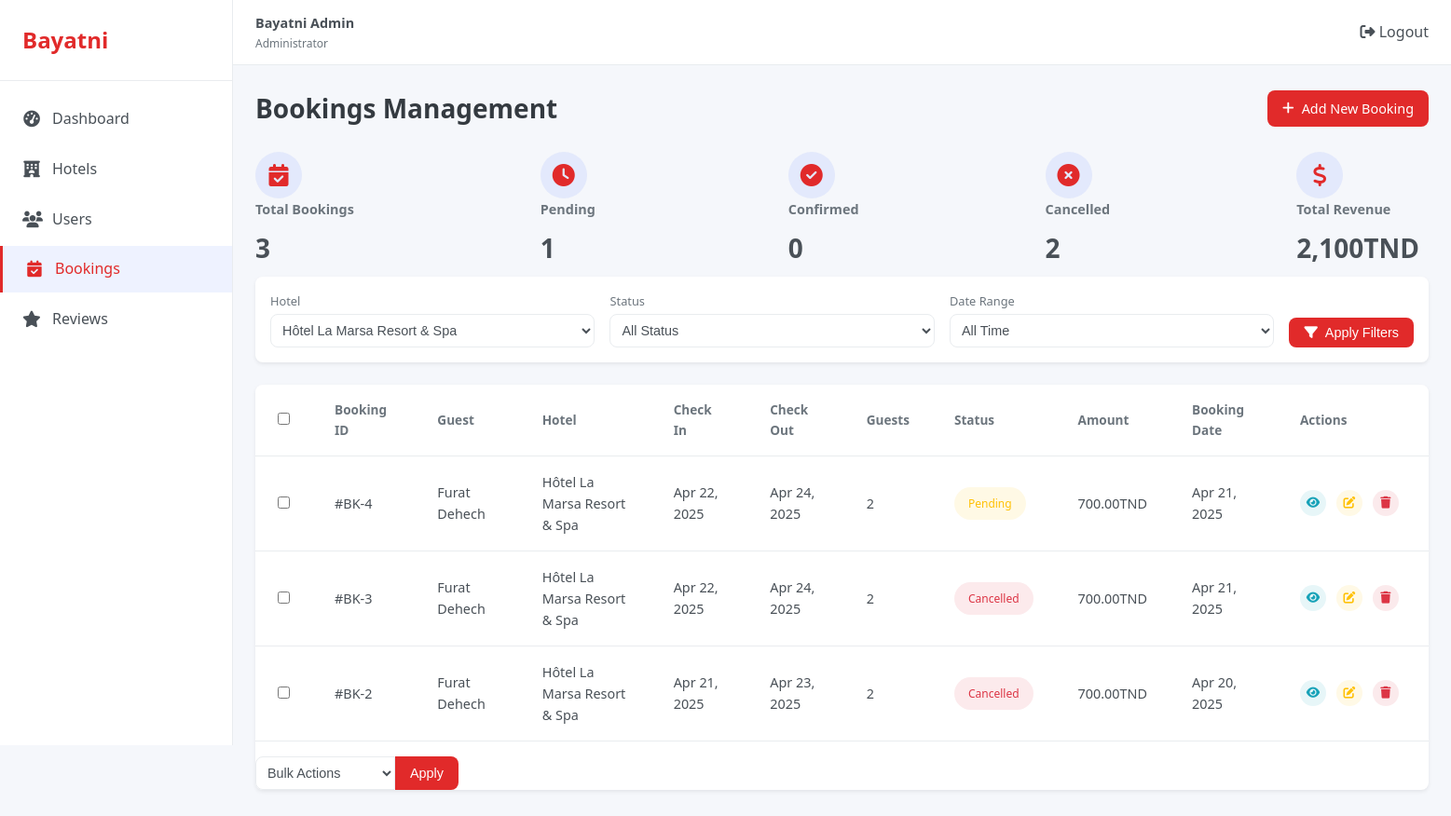
/admin/app/controllers/bookings/bookings.php?hotel_id=1 (signed in), run on an earlier commit of the app's database.
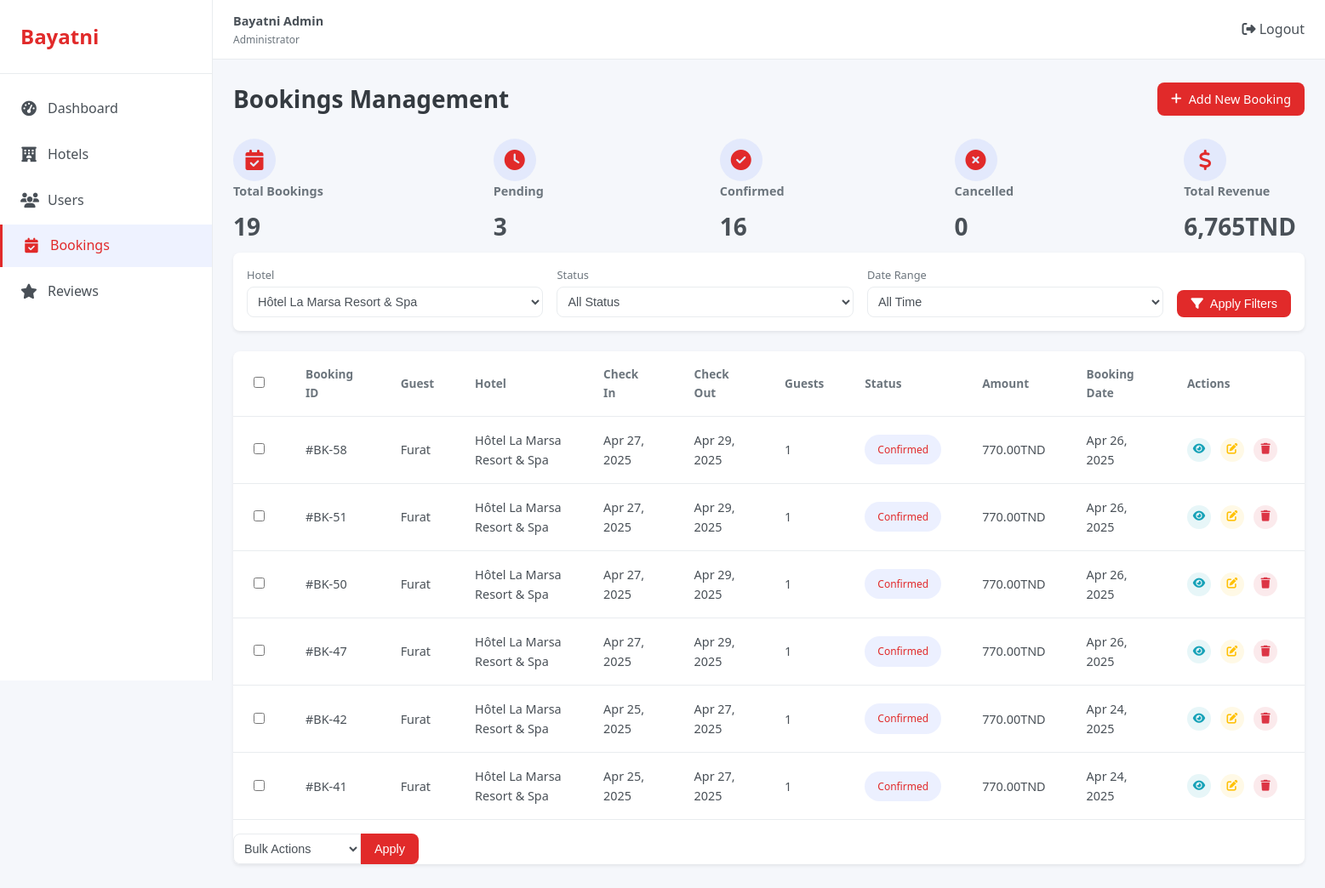
And on a later commit of the database.
### tables this page shows
CREATE TABLE `bookings` (
  `id` int(11) NOT NULL,
  `user_id` int(11) NOT NULL,
  `hotel_id` int(11) NOT NULL,
  `check_in` date NOT NULL,
  `check_out` date NOT NULL,
  `guests` int(2) NOT NULL,
  `room_type` varchar(30) NOT NULL,
  `total_price` decimal(10,2) NOT NULL,
  `booking_date` timestamp NOT NULL DEFAULT current_timestamp(),
  `status` enum('confirmed','pending','cancelled','completed','no_show') NOT NULL DEFAULT 'confirmed',
  `completed_at` timestamp NULL DEFAULT NULL
);

CREATE TABLE `users` (
  `id` int(11) NOT NULL,
  `firstname` varchar(30) NOT NULL,
  `lastname` varchar(30) NOT NULL,
  `fullname` varchar(100) NOT NULL,
  `birthday` date NOT NULL,
  `email` varchar(100) NOT NULL,
  `status` enum('active','suspended') NOT NULL,
  `password` varchar(255) NOT NULL,
  `card_number` varchar(16) NOT NULL,
  `card_name` varchar(100) NOT NULL,
  `card_expire` varchar(5) NOT NULL,
  `card_cvc` varchar(4) NOT NULL,
  `created_at` timestamp NOT NULL DEFAULT current_timestamp(),
  `reset_token` varchar(64) NOT NULL,
  `token_expire` datetime NOT NULL
);

CREATE TABLE `hotels` (
  `id` int(11) NOT NULL,
  `title` varchar(100) NOT NULL,
  `location` varchar(100) NOT NULL,
  `price` decimal(10,2) NOT NULL,
  `rating` int(1) NOT NULL,
  `reviews_count` int(11) NOT NULL DEFAULT 0,
  `region` enum('tunis','hammamet','sousse','djerba','tabarka') NOT NULL,
  `image_url` varchar(255) NOT NULL,
  `features` varchar(255) DEFAULT NULL,
  `created_at` timestamp NOT NULL DEFAULT current_timestamp()
);

### admin/app/controllers/Bookings/bookings.php (the view, shortened to what the changed rows need)
<?php
require_once __DIR__ .'/../../../config/config.php';
$hotel_id = isset($_GET['hotel_id']) ? intval($_GET['hotel_id']) : 0;
$query = "SELECT b.id, b.check_in, b.check_out, b.guests, b.total_price, b.status, b.booking_date,
                 u.fullname as guest_name, h.title as hotel_name,
                 u.id as user_id, h.id as hotel_id
          FROM bookings b
          JOIN users u ON b.user_id = u.id
          JOIN hotels h ON b.hotel_id = h.id
          WHERE 1=1";
if ($hotel_id > 0) {
    $query .= " AND b.hotel_id = " . $hotel_id;
}
$query .= " ORDER BY b.booking_date DESC";
$result = $conn->query($query);
$bookings = [];
if ($result) {
    while ($row = $result->fetch_assoc()) {
        $bookings[] = $row;
    }
}
$totalBookingsQuery = "SELECT COUNT(*) as total FROM bookings";
$result = $conn->query($totalBookingsQuery);
$totalBookings = $result->fetch_assoc()['total'];
$pendingBookingsQuery = "SELECT COUNT(*) as total FROM bookings WHERE status = 'pending'";
$result = $conn->query($pendingBookingsQuery);
$pendingBookings = $result->fetch_assoc()['total'];
$confirmedBookingsQuery = "SELECT COUNT(*) as total FROM bookings WHERE status = 'confirmed'";
$result = $conn->query($confirmedBookingsQuery);
$confirmedBookings = $result->fetch_assoc()['total'];
$cancelledBookingsQuery = "SELECT COUNT(*) as total FROM bookings WHERE status = 'cancelled'";
$result = $conn->query($cancelledBookingsQuery);
$cancelledBookings = $result->fetch_assoc()['total'];
$totalRevenueQuery = "SELECT SUM(total_price) as total FROM bookings";
$result = $conn->query($totalRevenueQuery);
$totalRevenue = $result->fetch_assoc()['total'] ?? 0;
?>
<!DOCTYPE html>
<html lang="en">
<head>
    <link rel="stylesheet" href="../../../public/css/styles.css">
    <link rel="stylesheet" href="https://cdnjs.cloudflare.com/ajax/libs/font-awesome/6.4.0/css/all.min.css">
</head>
<body>
    <div class="dashboard">
    <?php include __DIR__ .'/../../../includes/sidebar.php'; ?>
        <main class="main-content">
            <div class="dashboard-content" id="bookings">
                <div class="page-header">
                    <h1>Bookings Management</h1>
                </div>
                <div class="booking-stats">
                    <div class="booking-stat-card">
                        <div class="stat-details">
                            <h3 style="width:max-content;">Total Bookings</h3>
                            <h2><?php echo number_format($totalBookings); ?></h2>
                        </div>
                    </div>
                    <div class="booking-stat-card">
                        <div class="stat-details">
                            <h3>Pending</h3>
                            <h2><?php echo number_format($pendingBookings); ?></h2>
                        </div>
                    </div>
                    <div class="booking-stat-card">
                        <div class="stat-details">
                            <h3>Confirmed</h3>
                            <h2><?php echo number_format($confirmedBookings); ?></h2>
                        </div>
                    </div>
                    <div class="booking-stat-card">
                        <div class="stat-details">
                            <h3>Cancelled</h3>
                            <h2><?php echo number_format($cancelledBookings); ?></h2>
                        </div>
                    </div>
                    <div class="booking-stat-card">
                        <div class="stat-details">
                            <h3>Total Revenue</h3>
                            <h2><?php echo number_format($totalRevenue, 0); ?>TND</h2>
                        </div>
                    </div>
                </div>
                <div class="table-card">
                    <div class="table-responsive">
                        <table class="data-table">
                            <thead>
                                <tr>
                                    <th>
                                        <input type="checkbox" id="select-all">
                                    </th>
                                    <th>Booking ID</th>
                                    <th>Guest</th>
                                    <th>Hotel</th>
                                    <th>Check In</th>
                                    <th>Check Out</th>
                                    <th>Guests</th>
                                    <th>Status</th>
                                    <th>Amount</th>
                                    <th>Booking Date</th>
                                    <th>Actions</th>
                                </tr>
                            </thead>
                            <tbody>
                                <?php foreach ($bookings as $booking): ?>
                                <tr>
                                    <td><input type="checkbox" class="booking-select"></td>
                                    <td>#BK-<?php echo $booking['id']; ?></td>
                                    <td>
                                        <div class="user-info-cell">
                                            <span><?php echo htmlspecialchars($booking['guest_name']); ?></span>
                                        </div>
                                    </td>
                                    <td><?php echo htmlspecialchars($booking['hotel_name']); ?></td>
                                    <td><?php echo date('M d, Y', strtotime($booking['check_in'])); ?></td>
                                    <td><?php echo date('M d, Y', strtotime($booking['check_out'])); ?></td>
                                    <td><?php echo $booking['guests']; ?></td>
                                    <td><span class="status-badge <?php echo strtolower($booking['status']); ?>"><?php echo ucfirst($booking['status']); ?></span></td>
                                    <td style="width:max-content;"><?php echo number_format($booking['total_price'], 2); ?>TND</td>
                                    <td><?php echo date('M d, Y', strtotime($booking['booking_date'])); ?></td>
                                    <td>
                                        <div class="action-buttons">
                                            <a href="booking_view.php?id=<?php echo $booking['id']; ?>" class="action-btn view-btn"><i class="fas fa-eye"></i></a>
                                            <a href="booking_edit.php?id=<?php echo $booking['id']; ?>" class="action-btn edit-btn"><i class="fas fa-edit"></i></a>
                                            <a href="bookings.php?action=delete&id=<?php echo $booking['id']; ?>" class="action-btn delete-btn" onclick="return confirm('Are you sure you want to delete this booking?');"><i class="fas fa-trash"></i></a>
                                        </div>
                                    </td>
                                </tr>
                                <?php endforeach; ?>
                            </tbody>
                        </table>
                    </div>
                </div>
            </div>
        </main>
    </div>
</body>
</html>

What changed in the data, as far as the page shows it:
removed bookings: id "4", user.fullname "Furat Dehech", hotel.title "Hôtel La Marsa Resort & Spa", check_in "Apr 22, 2025", check_out "Apr 24, 2025", guests "2", status "Pending", total_price "700.00", booking_date "Apr 21, 2025"
removed bookings: id "3", user.fullname "Furat Dehech", hotel.title "Hôtel La Marsa Resort & Spa", check_in "Apr 22, 2025", check_out "Apr 24, 2025", guests "2", status "Cancelled", total_price "700.00", booking_date "Apr 21, 2025"
removed bookings: id "2", user.fullname "Furat Dehech", hotel.title "Hôtel La Marsa Resort & Spa", check_in "Apr 21, 2025", check_out "Apr 23, 2025", guests "2", status "Cancelled", total_price "700.00", booking_date "Apr 20, 2025"
added bookings: id "58", user.fullname "Furat", hotel.title "Hôtel La Marsa Resort & Spa", check_in "Apr 27, 2025", check_out "Apr 29, 2025", guests "1", status "Confirmed", total_price "770.00", booking_date "Apr 26, 2025"
added bookings: id "51", user.fullname "Furat", hotel.title "Hôtel La Marsa Resort & Spa", check_in "Apr 27, 2025", check_out "Apr 29, 2025", guests "1", status "Confirmed", total_price "770.00", booking_date "Apr 26, 2025"
added bookings: id "50", user.fullname "Furat", hotel.title "Hôtel La Marsa Resort & Spa", check_in "Apr 27, 2025", check_out "Apr 29, 2025", guests "1", status "Confirmed", total_price "770.00", booking_date "Apr 26, 2025"
added bookings: id "47", user.fullname "Furat", hotel.title "Hôtel La Marsa Resort & Spa", check_in "Apr 27, 2025", check_out "Apr 29, 2025", guests "1", status "Confirmed", total_price "770.00", booking_date "Apr 26, 2025"
added bookings: id "42", user.fullname "Furat", hotel.title "Hôtel La Marsa Resort & Spa", check_in "Apr 25, 2025", check_out "Apr 27, 2025", guests "1", status "Confirmed", total_price "770.00", booking_date "Apr 24, 2025"
added bookings: id "41", user.fullname "Furat", hotel.title "Hôtel La Marsa Resort & Spa", check_in "Apr 25, 2025", check_out "Apr 27, 2025", guests "1", status "Confirmed", total_price "770.00", booking_date "Apr 24, 2025"
Also different on the page:
$totalBookings: "3" → "19"
$pendingBookings: "1" → "3"
$confirmedBookings: "0" → "16"
$cancelledBookings: "2" → "0"
$totalRevenue: "2,100" → "6,765"
